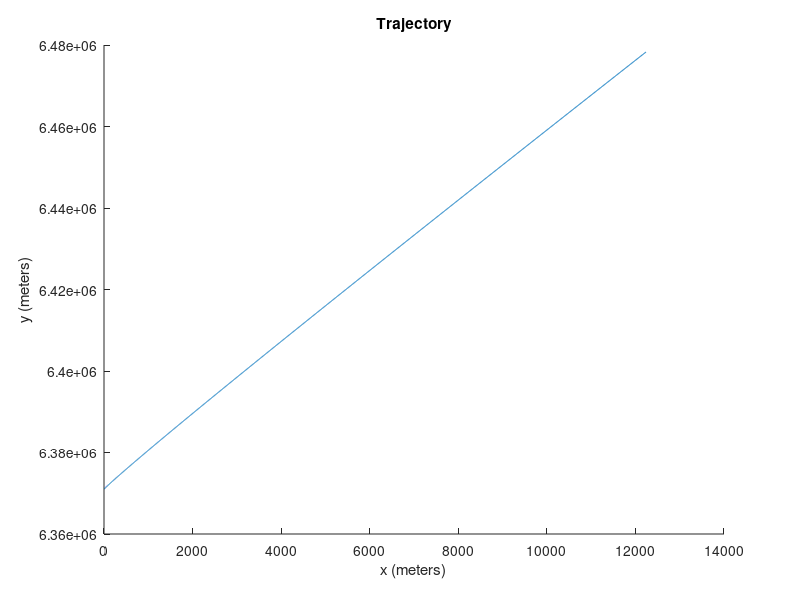
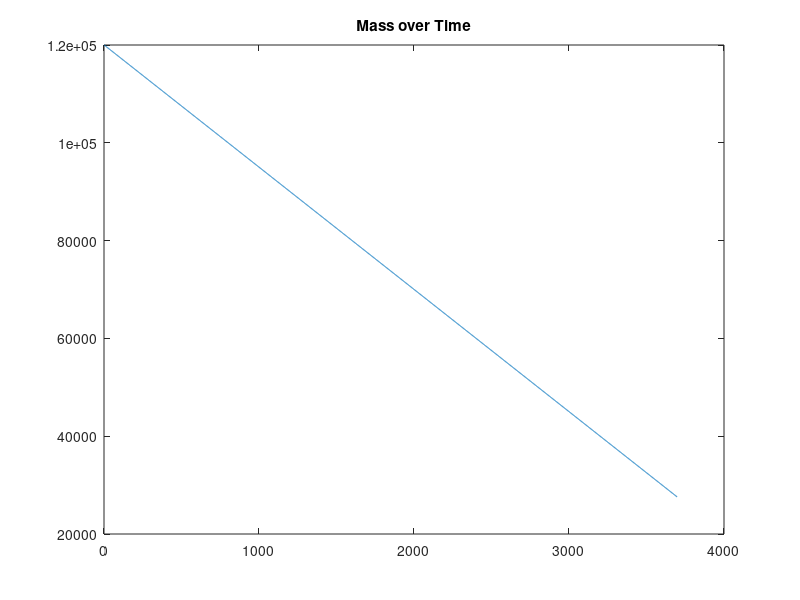

Write the MATLAB code that produced these figures, in order.
A = importdata('pos.txt');
B = importdata('mass.txt');
theta =  0:pi/50:2*pi;
xcirc = 6.371*10^6 * cos(theta);
ycirc = 6.371*10^6 * sin(theta);
%plot(xcirc,ycirc)
hold on
plot(A(:,1),A(:,2))
title('Trajectory'); xlabel('x (meters)'); ylabel('y (meters)');
figure()
plot(B)
title('Mass over Time')